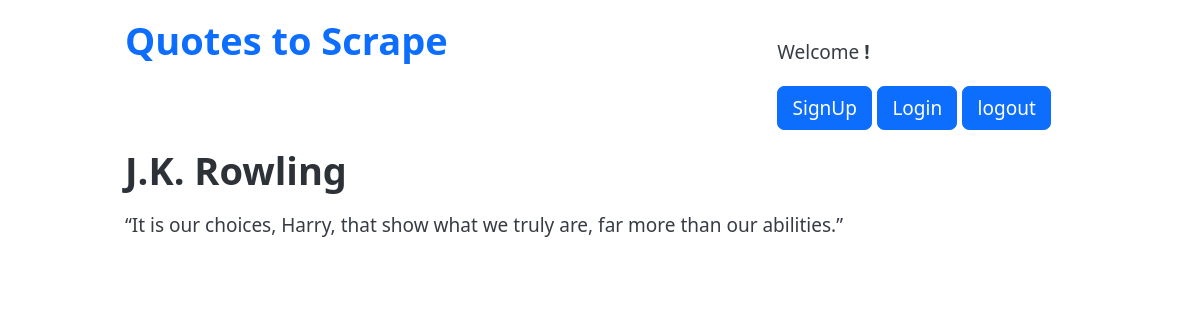
Page /detail_tag/5/ on the committed database.
### quoteapp/models.py (models this page shows)
class Quote(models.Model):
    quote = models.TextField()
    tags = models.ManyToManyField(Tag)
    author = models.ForeignKey(Author, on_delete=models.CASCADE, default=None, null=True)
    created_at = models.DateTimeField(auto_now_add=True)

class Author(models.Model):
    fullname = models.CharField(max_length=50)
    born_date = models.CharField(max_length=50)
    born_location = models.CharField(max_length=150)
    description = models.TextField()
    created_at = models.DateTimeField(auto_now_add=True)

### quoteapp/views.py (the view)
# urls.py: path('detail_tag/<int:quote_id>/', views.detail_tag, name='detail_tag'),
def detail_tag(request, quote_id):
    quotes = Quote.objects.filter(tags=quote_id)
    return render(request, 'quoteapp/detail_tag.html', {"quotes": quotes})

### quoteapp/templates/quoteapp/detail_tag.html
{% extends "quoteapp/base.html" %} {% load extract_tags %}
{% block content %}
{% for quote in quotes %}
<h1>{{quote.author.fullname}}</h1>
<p>{{quote.quote}}</p>
{% endfor%}
{% endblock %}

### rows in the picture
Quote: author.fullname "J.K. Rowling", quote "“It is our choices, Harry, that show what we truly are, far more than our abilities.”"
